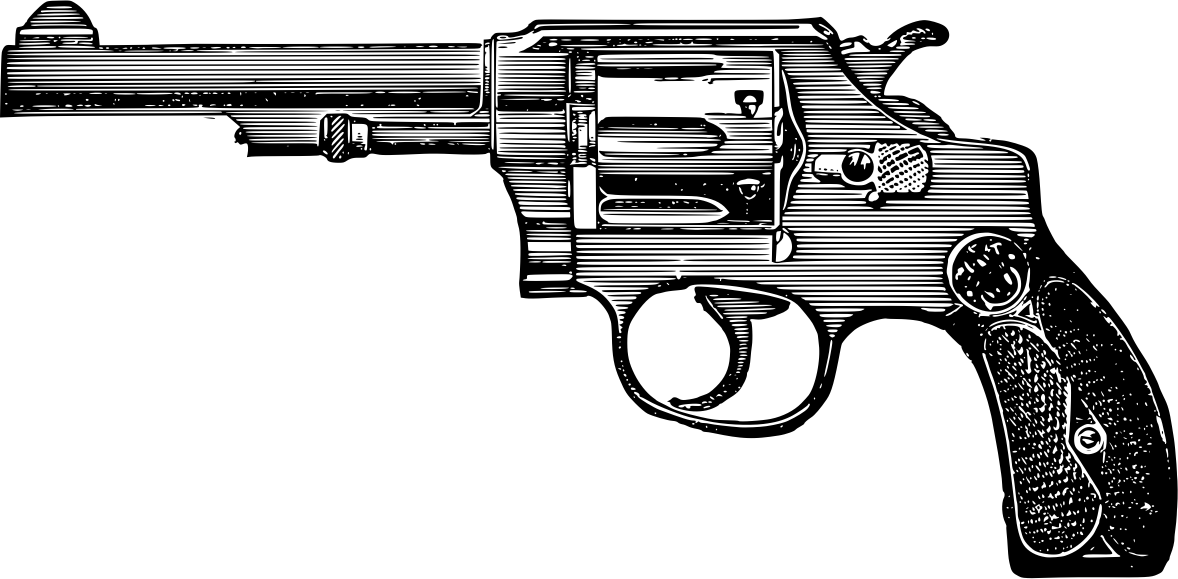
#> input picture tools/paint/art/openclipart_306002_revolver.png, 2355 x 1157 px, found by its file name (shown at 1/2 size)
$ python -i cc0art.py   (imports and definitions only)
#> lines starting #> are read from the running program, lines starting #| are printed output that depends on the picture; after the words box and inside, x2 and y2 are one past the last pixel; in counts of white or black regions, pixels touching at a corner belong together
"""Tattoo pieces from real, freely licensed tattoo art instead of drawn from primitives (alasdairn, 2026-10-09: a
tattoo is lines and shading, and two rounds of procedural pieces "using shapes" were rejected; the owner chose
CC0 / public-domain art, 4096 textures for the detailed ones). Sources and licences: tools/paint/art/SOURCES.md.

A scan is ink on paper. Divided by the paper colour under it, it is exactly the factor the ink multiplies the
paper by -- and a multiply overlay (C-12) multiplies the skin by the same factor, so the piece lands on the skin
as it was drawn: black linework, the washes thinned like tattoo colour, no paper. Returns RGBA for
flash.project_rgba (prefiltered to the texels it lands on).
"""
import pathlib

import numpy as np
from PIL import Image, ImageFilter

ART = pathlib.Path(__file__).resolve().parent / 'art'
SKIN = np.array((0.80, 0.64, 0.54))  # make_marks.SKIN: the colour project_rgba's rgb is relative to


def _paper(a, reach):
    """The paper colour under every pixel: the brightest nearby (ink only darkens), smoothed. reach: wider than
    the widest solid ink area, in pixels."""
    h, w, _ = a.shape
    k = max(reach // 8, 1)
    small = Image.fromarray(np.uint8(a * 255)).resize((max(w // k, 1), max(h // k, 1)), Image.BOX)
    small = small.filter(ImageFilter.MaxFilter(9)).filter(ImageFilter.GaussianBlur(4))
    return np.asarray(small.resize((w, h), Image.BILINEAR), np.float64) / 255.0


def scan(name, box=None, width=1600, mirror=False, clean=0.10, reach=240, holes=(), margin=0.015, bold=0):
    """art/<name> cropped to box (source pixels), as RGBA ink. clean: paper grain and stains lighter than this
    much darkening count as skin. holes: (x0, y0, x1, y1) source boxes to blank (grommets, stray marks).
    margin: only what lies within this share of the width of a real line is kept -- old paper's stains and
    foxing never reach the skin. bold: thicken the lines by this many source pixels."""
#> called with name = 'art/openclipart_306002_revolver.png', width = 1600, mirror = False, clean = 0.1, reach = 240, holes = (), margin = 0.015, bold = 0
    src = Image.open(ART / name)
#> src is the input picture: PIL image 2355x1157 LA; mean R, G, B, A 0, 0, 0, 58
    if src.mode in ('RGBA', 'LA', 'P'):
        src = src.convert('RGBA')
        flat = Image.new('RGBA', src.size, (255, 255, 255, 255))
#> flat: PIL image 2355x1157 RGBA; every value is 255
        flat.alpha_composite(src)
        src = flat
    src = src.convert('RGB')
#> src: PIL image 2355x1157 RGB
    a = np.asarray(src, np.float64) / 255.0
    paper = _paper(a, reach)
    a = np.clip(a / np.maximum(paper, 0.05), 0, 1)
    for x0, y0, x1, y1 in holes:
        a[y0:y1, x0:x1] = 1.0
    if box:
        a = a[box[1]:box[3], box[0]:box[2]]
    img = Image.fromarray(np.uint8(a * 255 + 0.5))
    if bold:  # thin pen lines thickened by `bold` source pixels: they must survive a few texels
        img = img.filter(ImageFilter.MinFilter(2 * bold + 1))
    if mirror:
        img = img.transpose(Image.FLIP_LEFT_RIGHT)
    img = img.resize((width, int(width * img.height / img.width)), Image.LANCZOS)
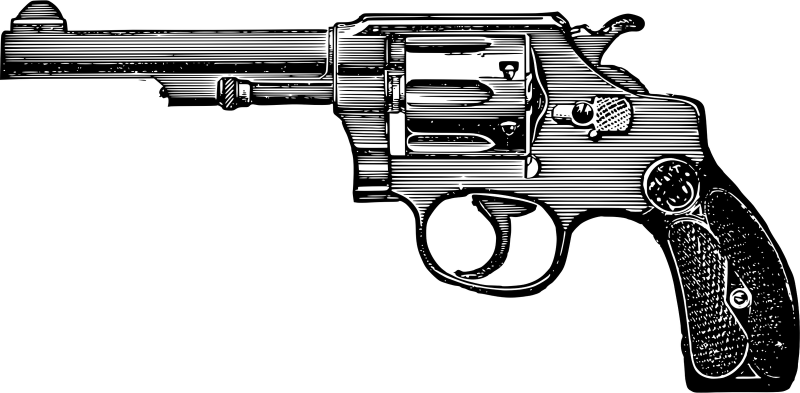
#> img: PIL image 1600x786 RGB (shown at 1/2 size); min 0, max 255, mean 197.3
    f = np.asarray(img, np.float64) / 255.0
    f = np.clip(1 - (1 - f - clean) / (1 - clean), 0, 1)                 # the factor, paper grain removed
    dark = np.clip((1 - f.mean(-1, keepdims=True) - 0.3) / 0.25, 0, 1)
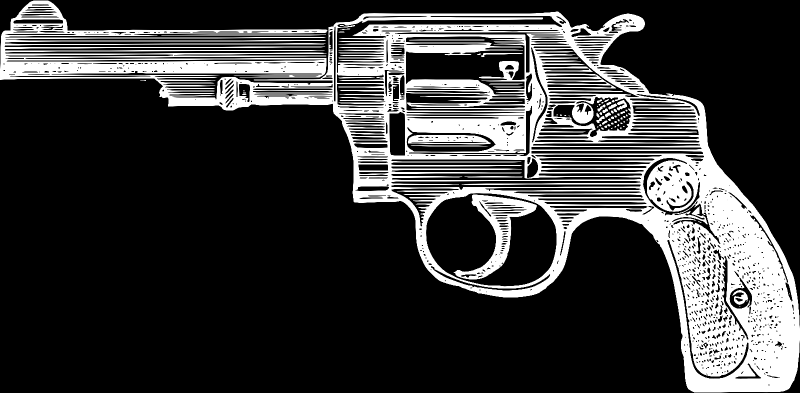
#> dark: shape (786, 1600, 1) float64 (shown at 1/2 size); min 0, max 1, mean 0.228
    w = dark * np.clip((f[..., :1] - f[..., 2:]) * 10, 0, 1)            # brown (red over blue) and dark: a pen line
#> w: shape (786, 1600, 1) float64; every value is 0
    f = f * (1 - w) + f.min(-1, keepdims=True) * w                       # aged brown pen lines read black, washes keep colour
    alpha = 1 - f.min(-1)
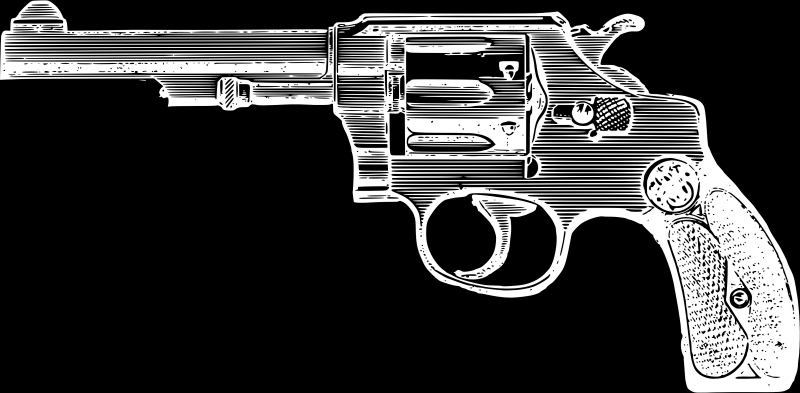
#> alpha: shape (786, 1600) float64 (shown at 1/2 size); min 0, max 1, mean 0.221
    if margin:
        r = max(int(margin * width), 1)
        lines = Image.fromarray(np.uint8((f.max(-1) < 0.68) * 255))   # a line is dark in every channel, a stain is not.filter(ImageFilter.MaxFilter(2 * (r // 2) + 1))
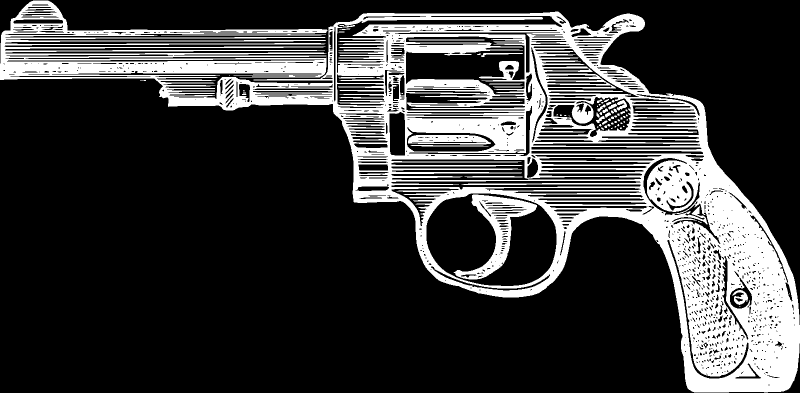
#> lines: PIL image 1600x786 L (shown at 1/2 size); 23.6% white; 74 white regions (40 under 20 px), largest, box (x1, y1, x2, y2) and area: (0, 1, 1600, 785) 281830, (907, 389, 1074, 559) 7746, (816, 270, 982, 289) 2405
        lines = lines.filter(ImageFilter.MaxFilter(2 * (r // 2) + 1)).filter(ImageFilter.GaussianBlur(r / 3))
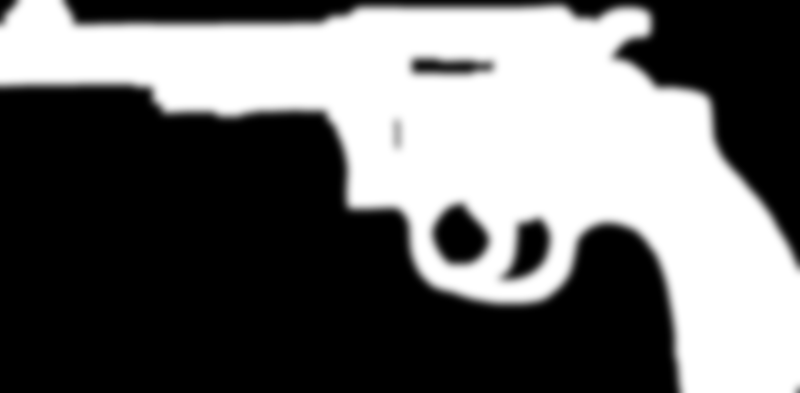
#> lines: PIL image 1600x786 L (shown at 1/2 size); min 0, max 255, mean 106.6
        alpha = alpha * np.asarray(lines, np.float64) / 255.0
    rgb = np.where(alpha[..., None] > 1e-3, SKIN * (f - (1 - alpha[..., None])) / np.maximum(alpha[..., None], 1e-3), SKIN)
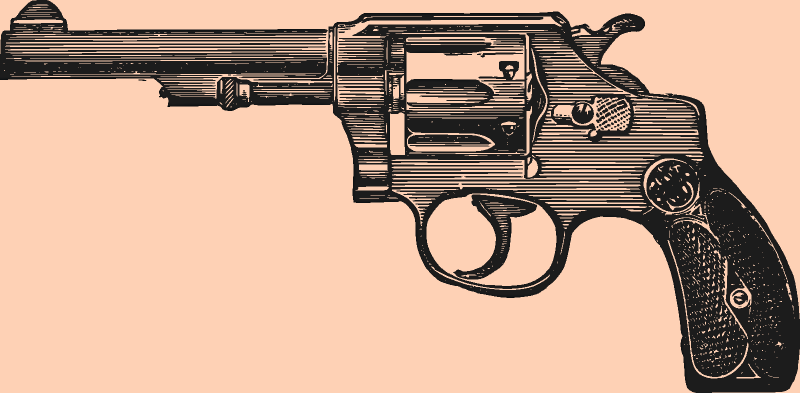
#> rgb: shape (786, 1600, 3) float64 (shown at 1/2 size); mean R, G, B 0.589, 0.471, 0.397; drawn with min black and max white
    out = Image.fromarray(np.uint8(np.clip(rgb, 0, 1) * 255 + 0.5)).convert('RGBA')
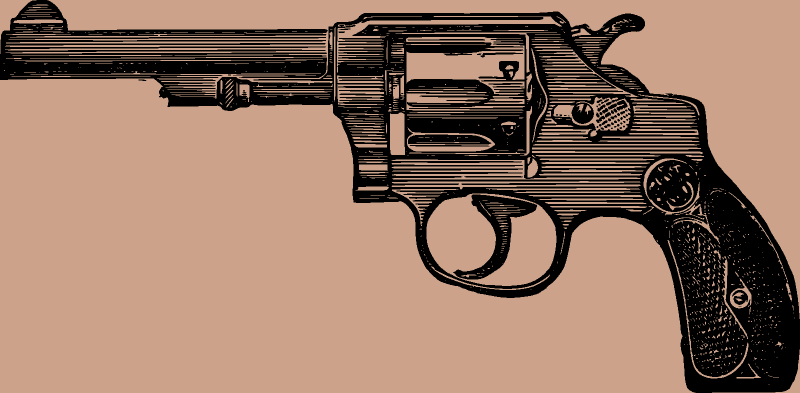
#> out: PIL image 1600x786 RGBA (shown at 1/2 size); mean R, G, B, A 150.2, 120, 101.6, 255
    out.putalpha(Image.fromarray(np.uint8(alpha * 255 + 0.5)))
    out.info['prefilter'] = True
    return out


# The pieces. Boxes are in the source's pixels.
def eagle():
    """The wings-spread eagle with its UNION FOREVER MORE banner, arrows and laurel: a hand-drawn early-1900s
    flash sheet (Smithsonian American Art Museum 1998.84.50D, CC0). The grommets in the corners and the bits of
    the nurse and the Kewpie above are blanked."""
    return scan('saam_1998_84_50D.jpg', box=(165, 885, 2835, 2265), width=2000, clean=0.16,
                holes=((0, 2040, 420, 2414), (2640, 2040, 3000, 2414), (1300, 700, 1760, 1000), (2150, 780, 2420, 970)))


def swallow(mirror=False):
    """The diving swallow, black linework with blue stipple shading (SAAM 1998.84.50C, CC0)."""
    return scan('saam_1998_84_50C.jpg', box=(2005, 1395, 2725, 2240), mirror=mirror, width=1000, bold=2,
                holes=((2600, 2040, 3000, 2364),))


def swallow_pair():
    """Two of them facing each other, for the collarbones."""
    one = swallow()
    w, h = one.size
    pair = Image.new('RGBA', (int(w * 2.35), h), (0, 0, 0, 0))
    pair.alpha_composite(one, (0, 0))                                        # it flies right: the left one
    pair.alpha_composite(one.transpose(Image.FLIP_LEFT_RIGHT), (pair.width - w, 0))
    pair.info['prefilter'] = True
    return pair


def revolver():
    """An engraved revolver: horizontal line shading on the steel, a stippled checkered grip (openclipart 306002,
    CC0)."""
    return scan('openclipart_306002_revolver.png', width=1800, reach=400)


# [8 lines not run here, left out]

>>> result = scan('art/openclipart_306002_revolver.png')
